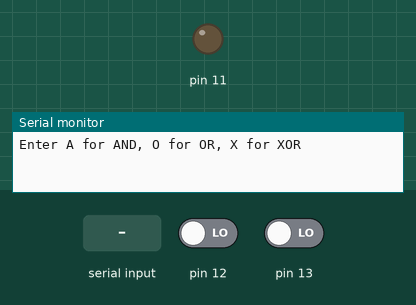
This sketch was run on a simulated Arduino Uno, built with avr-gcc and run on an emulated ATmega328P. On the bench: output pins drawn as LEDs (lit = HIGH), the last lines printed to the serial monitor. Inputs (shaded band) come from the test bench; at power-on: pin 12 LOW, pin 13 LOW.

Above: at 1.2 s.
1.3 s: "A" received over Serial
2.9 s: "a" received over Serial
4.4 s: "O" received over Serial
5.9 s: pin 12 driven HIGH
At 6.9 s:
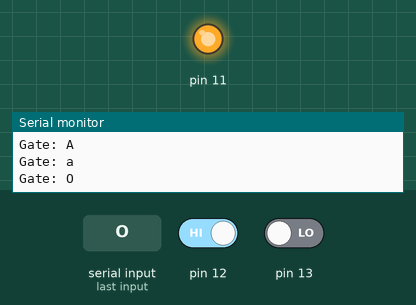
7.4 s: pin 12 driven LOW
At 8.0 s:
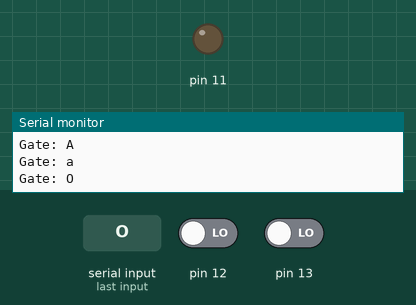
8.9 s: pin 13 driven HIGH
At 9.2 s:
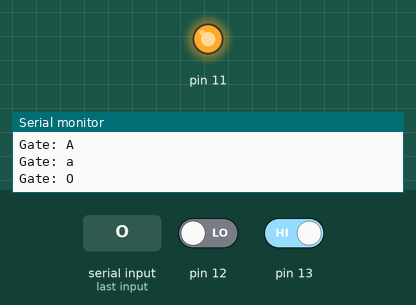
Timing chart, 0 to 11.4 s (numbered marks = the images above; inputs shaded):
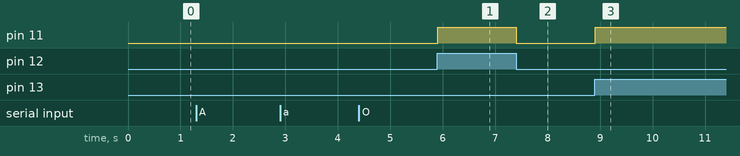

The sketch:

TKP_6.ino
```cpp
// # types of gates AND OR XOR  implementation through slide switch
int p1, p2;
char Gt = ' ';

void setup() {
    pinMode(13, INPUT);
    pinMode(12, INPUT);
    pinMode(11, OUTPUT);
    Serial.begin(9600);
    Serial.println("Enter A for AND, O for OR, X for XOR");
}

void loop() {
    if (Serial.available() > 0) {
        Gt = Serial.read();
        Serial.print("Gate: ");
        Serial.println(Gt);
    }

    p1 = digitalRead(13);
    p2 = digitalRead(12);

    int out = 0;

    switch (Gt) {
        case 'A':
        case 'a':
            out = (p1 && p2) ? HIGH : LOW;
            break;
        case 'O':
        case 'o':
            out = (p1 || p2) ? HIGH : LOW;
            break;
        case 'X':
        case 'x':
            out = (p1 != p2) ? HIGH : LOW;
            break;
        default:
            out = LOW;
            break;
    }

    digitalWrite(11, out);
    delay(100);
}
```

Measured:
- after the input at 5.9 s, pin 11: LOW → HIGH at once
- after the input at 7.4 s, pin 11: HIGH → LOW at once
- after the input at 8.9 s, pin 11: LOW → HIGH at once
